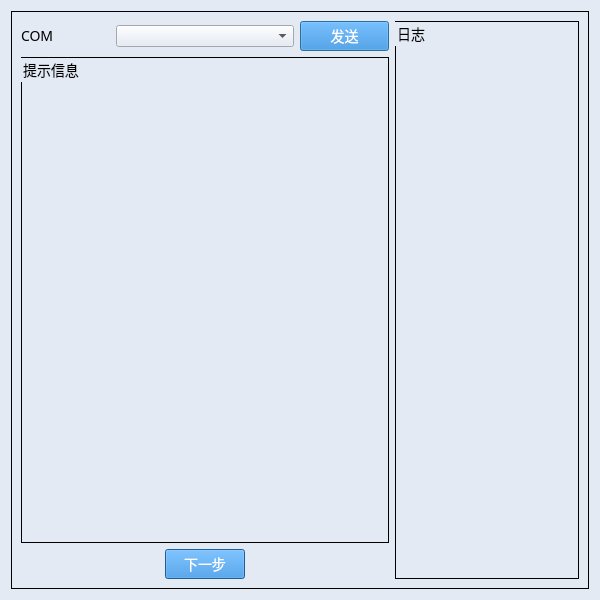
<?xml version="1.0" encoding="UTF-8"?>
<ui version="4.0">
 <class>Dialog</class>
 <widget class="QDialog" name="Dialog">
  <property name="geometry">
   <rect>
    <x>0</x>
    <y>0</y>
    <width>600</width>
    <height>600</height>
   </rect>
  </property>
  <property name="font">
   <font>
    <family>Microsoft YaHei</family>
    <pointsize>14</pointsize>
   </font>
  </property>
  <property name="windowTitle">
   <string>Dialog</string>
  </property>
  <property name="styleSheet">
   <string notr="true">
QWidget{
background-color:#E3EAF4;
}
QLineEdit{
background-color:#E3EAF4;
}
QDialog{
background-color:#E3EAF4;
margin-top:10px;
}
QLabel{
font-size:14px;
font-family:Microsoft YaHei;
background-color:#E3EAF4;
}
QGroupBox{
font-size:14px;
font-family:Microsoft YaHei;
border:1px solid rgb(0, 0, 0);
background-color:#E3EAF4;
}
QPushButton{
background-color:#2884D8;
color: #FFFFFF;
font-size:14px;
font-family:Microsoft YaHei;
}
QTextBrowser{
border-width:0;
border-style:outset;
background-color:#E3EAF4;
}
QGraphicsView{
background-color:#E3EAF4;
border-width:0;
border-style:outset;
}</string>
  </property>
  <layout class="QGridLayout" name="gridLayout_2">
   <item row="0" column="0">
    <widget class="QGroupBox" name="groupBox">
     <property name="title">
      <string/>
     </property>
     <layout class="QGridLayout" name="gridLayout_8">
      <item row="0" column="0">
       <layout class="QGridLayout" name="gridLayout_7" columnstretch="4,2">
        <item row="0" column="0">
         <layout class="QGridLayout" name="gridLayout_4">
          <item row="0" column="0">
           <layout class="QGridLayout" name="gridLayout_3" columnstretch="2,4,2">
            <item row="0" column="0">
             <widget class="QLabel" name="label_3">
              <property name="font">
               <font>
                <family>Microsoft YaHei</family>
                <pointsize>-1</pointsize>
               </font>
              </property>
              <property name="text">
               <string>COM</string>
              </property>
             </widget>
            </item>
            <item row="0" column="1">
             <widget class="QComboBox" name="comboBox_com"/>
            </item>
            <item row="0" column="2">
             <widget class="QPushButton" name="pushButton_send">
              <property name="text">
               <string>发送</string>
              </property>
             </widget>
            </item>
           </layout>
          </item>
          <item row="1" column="0">
           <widget class="QGroupBox" name="groupBox_2">
            <property name="title">
             <string>提示信息</string>
            </property>
            <layout class="QGridLayout" name="gridLayout_5">
             <property name="topMargin">
              <number>20</number>
             </property>
             <item row="0" column="0">
              <widget class="QTextBrowser" name="textBrowser_tips"/>
             </item>
            </layout>
           </widget>
          </item>
          <item row="2" column="0">
           <layout class="QGridLayout" name="gridLayout">
            <item row="0" column="1">
             <widget class="QPushButton" name="pushButton_next">
              <property name="text">
               <string>下一步</string>
              </property>
             </widget>
            </item>
            <item row="0" column="2">
             <spacer name="horizontalSpacer_2">
              <property name="orientation">
               <enum>Qt::Horizontal</enum>
              </property>
              <property name="sizeHint" stdset="0">
               <size>
                <width>40</width>
                <height>20</height>
               </size>
              </property>
             </spacer>
            </item>
            <item row="0" column="0">
             <spacer name="horizontalSpacer">
              <property name="orientation">
               <enum>Qt::Horizontal</enum>
              </property>
              <property name="sizeHint" stdset="0">
               <size>
                <width>40</width>
                <height>20</height>
               </size>
              </property>
             </spacer>
            </item>
           </layout>
          </item>
         </layout>
        </item>
        <item row="0" column="1">
         <widget class="QGroupBox" name="groupBox_3">
          <property name="title">
           <string>日志</string>
          </property>
          <layout class="QGridLayout" name="gridLayout_6">
           <property name="topMargin">
            <number>20</number>
           </property>
           <item row="0" column="0">
            <widget class="QTextBrowser" name="textBrowser_log">
             <property name="html">
              <string>&lt;!DOCTYPE HTML PUBLIC &quot;-//W3C//DTD HTML 4.0//EN&quot; &quot;http://www.w3.org/TR/REC-html40/strict.dtd&quot;&gt;
&lt;html&gt;&lt;head&gt;&lt;meta name=&quot;qrichtext&quot; content=&quot;1&quot; /&gt;&lt;style type=&quot;text/css&quot;&gt;
p, li { white-space: pre-wrap; }
&lt;/style&gt;&lt;/head&gt;&lt;body style=&quot; font-family:'SimSun'; font-size:9pt; font-weight:400; font-style:normal;&quot;&gt;
&lt;p style=&quot;-qt-paragraph-type:empty; margin-top:0px; margin-bottom:0px; margin-left:0px; margin-right:0px; -qt-block-indent:0; text-indent:0px;&quot;&gt;&lt;br /&gt;&lt;/p&gt;&lt;/body&gt;&lt;/html&gt;</string>
             </property>
            </widget>
           </item>
          </layout>
         </widget>
        </item>
       </layout>
      </item>
     </layout>
    </widget>
   </item>
  </layout>
 </widget>
 <resources>
  <include location="../iconQrc.qrc"/>
 </resources>
 <connections/>
</ui>
